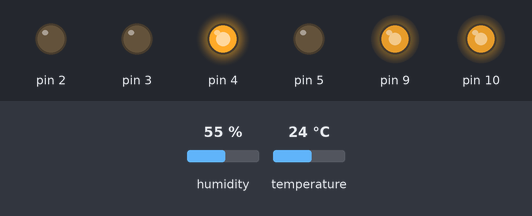
Recording of a sketch running on a simulated Arduino Uno, built with avr-gcc and run on an emulated ATmega328P. On the bench: output pins drawn as LEDs (lit = HIGH). The inputs (shaded band) are chosen by the test bench; at power-on: humidity 55 %, temperature 24 °C. What the sketch prints to the serial monitor is not drawn.

Above: at 0.1 s.
Timing chart, 0 to 1.6 s (numbered marks = the images above):
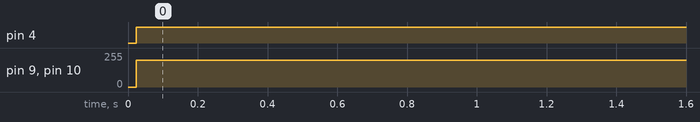

Measured:
- by itself, pin 4: LOW → HIGH at 0.02 s
- by itself, pin 9, pin 10: 0/255 → 200/255 at 0.02 s

The sketch:

Aduino.ino
```cpp
#include "dht11.h"
#include<SoftwareSerial.h>
#include <Wire.h>
#define DHT11PIN 8
SoftwareSerial BT(6,7);
float p;
dht11 DHT11;
String pstr;

void setup() {
  BT.begin(9600);
  Serial.begin(9600);
  pinMode(DHT11PIN,OUTPUT);
  pinMode(4,OUTPUT);
  pinMode(5,OUTPUT);
  pinMode(2,OUTPUT);
  pinMode(3,OUTPUT);
  pinMode(9,OUTPUT);
  pinMode(10,OUTPUT);

 // Serial.println("begin");
}

void loop() {
      int chk = DHT11.read(DHT11PIN);                 //将读取到的值赋给chk
      int tem=(int)DHT11.temperature;               //将温度值赋值给tem
      int hum=(int)DHT11.humidity;                   //将湿度值赋给hum

 //     Serial.print("Tempeature:");
      Serial.println(tem);                                     //打印温度结果
//      Serial.print("Humidity:");
//      Serial.print(hum);                                     //打印出湿度结果
//      Serial.println("%");

      digitalWrite(5,LOW);
      digitalWrite(4,HIGH);
 ;
      analogWrite (9, 200);
      analogWrite (10, 200);
}


//      if(BT.available()){  //可以收到手机发来的信息
//      p=BT.parseInt();
//      if(BT.read()=='X'){
//
//      pstr=String(p);
//
//      Serial.println(pstr.substring(0,2));
//      BT.println(pstr.substring(0,2)+String(tem));
//
//      if(p>20)
//      { digitalWrite(5,LOW);
//      digitalWrite(4,HIGH);
//      digitalWrite(2,HIGH);
//      digitalWrite(3,LOW);
//      analogWrite (9, 200);
//      analogWrite (10, 200);
//        }
//        if(p<20)
//      { digitalWrite(4,LOW);
//      digitalWrite(5,HIGH);
//      digitalWrite(2,LOW);
//      digitalWrite(3,HIGH);
//      analogWrite (9, 180);
//      analogWrite (10, 180);
//        }
//      }
////      if(p<tem)
////      {digitalWrite(4,LOW);
////       digitalWrite(5,HIGH);
////       analogWrite (9, 200);
////        }
////        if(p>=tem)
////        {digitalWrite(4,LOW);
////       digitalWrite(5,HIGH);
////       analogWrite (9, 200);}
////     }
//     else {
//
//     pstr=String(p);
//
//      Serial.println(pstr.substring(0,3));
//      BT.println(String(tem));
//      digitalWrite(4,LOW);
//      digitalWrite(5,HIGH);
//      analogWrite (9, 180);
//    //analogWrite (10, 18P0);
//      digitalWrite(2,LOW);
//      digitalWrite(3,HIGH);
//
//      }
//
//      }
//      else
//      {BT.println("16"+String(tem));}
//      delay(4000);
//      }
```
